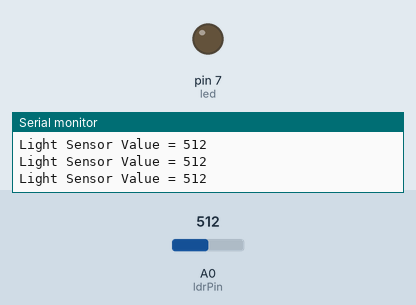
Bench run of a sketch on a simulated Arduino Uno, built with avr-gcc and run on an emulated ATmega328P. On the bench: output pins drawn as LEDs (lit = HIGH), the last lines printed to the serial monitor. Inputs (shaded band) come from the test bench; at power-on: A0 (ldrPin) = 512.

Above: at 1.2 s.
1.3 s: A0 (ldrPin) set to 75
4.3 s: A0 (ldrPin) set to 64
At 5.5 s:
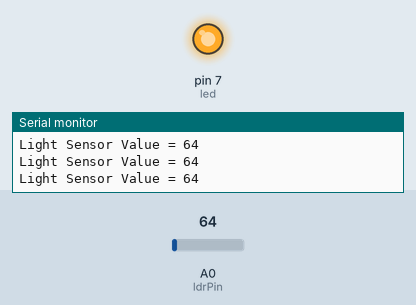
5.8 s: A0 (ldrPin) set to 80
At 7.0 s:
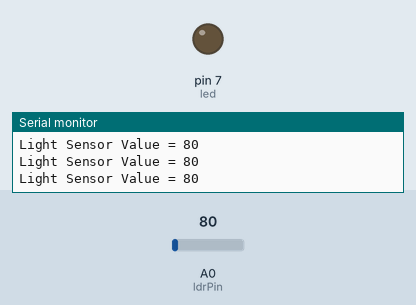
8.8 s: A0 (ldrPin) set to 60
At 9.8 s:
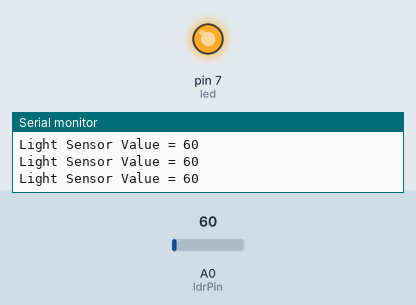
Timing chart, 0 to 11.8 s (numbered marks = the images above; inputs shaded):
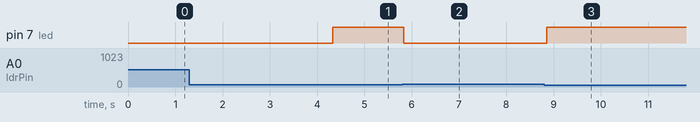

Measured:
- the behaviour switches between 71 and 70 on A0 (ldrPin) (found by bisection; images 0 and 1)
- after the input at 4.3 s, pin 7 (led): LOW → HIGH at once
- after the input at 5.8 s, pin 7 (led): HIGH → LOW at once
- after the input at 8.8 s, pin 7 (led): LOW → HIGH after 0.05 s

The sketch:

Arduino-LDR-LED-Code.ino
```cpp
/* Arduino LDR - Light Sensor Interface Code
  Author: Ashish Vegan (Tech Vegan) https://www.ashishvegan.com
  #Please Subscribe YouTube Channel - Tech Vegan
  #Link: https://bit.ly/2MFT35Q

  ######For Specific Project Requirement Please Email Me
  ######Email: technologyvegan@gmail.com

  #Get Internet of Things, Arduino, Web Development, Ethical Hacking Videos, Computer Mobile Tips, etc.
*/
int ldrPin = A0;
int led = 7;
int threshold = 70;
void setup()
{
  Serial.begin(9600);
  pinMode(led, OUTPUT);
}
void loop()
{
  int data = analogRead(ldrPin);
  Serial.println("");
  Serial.print("Light Sensor ");
  Serial.print("Value = ");
  Serial.print(data);
  if(data <= threshold)
  {
    digitalWrite(led, HIGH);
  }
  else
  {
    digitalWrite(led, LOW);
  }
}
/*
 * Stay Tuned
 * More Projects Coming Soon
 * Help To Grow My Channel - Like, Share, Subscribe & Comment
 */
```
